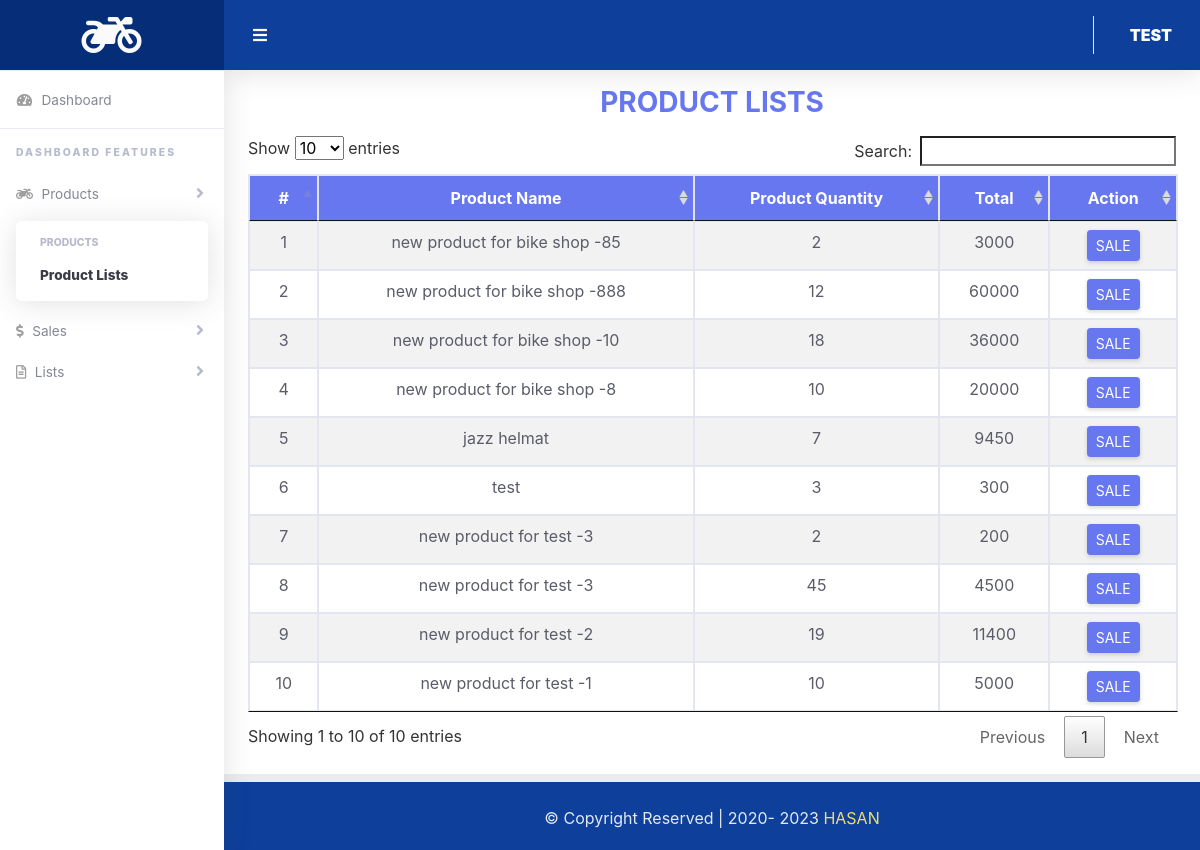
The page /product_list.php (signed in) on the database its author committed.
### tables this page shows
CREATE TABLE `tbl_product` (
  `product_id` int(11) NOT NULL,
  `product_name` varchar(255) NOT NULL,
  `product_price` float(20,2) NOT NULL,
  `product_quantity` int(100) NOT NULL,
  `product_total` varchar(255) NOT NULL
);

### inc/session.php (called while the page is built, shortened)
<?php
class Session{
        public static function get($key){
            if(isset($_SESSION[$key])) {
                return $_SESSION[$key];
            }else {
                return false;
            }
        }
    }
?>

### inc/db_con.php (called while the page is built, shortened)
<?php
class Database
{
	public $host   = DB_HOST;
	public $user   = DB_USER;
	public $pass   = DB_PASS;
	public $dbname = DB_NAME;
	public $link;
	private function connectDB()
	{
		$this->link = new mysqli($this->host, $this->user, $this->pass, $this->dbname);
	}
	public function select($query)
	{
		$result = $this->link->query($query) or die($this->link->error . __LINE__);
		if ($result->num_rows > 0) {
			return $result;
		} else {
			return false;
		}
	}
}

### product_list.php (the view, shortened to what this page needs)
<?php include "inc/header.php"; ?>
<div class="container-fluid bg-white mt-0">
    <div class="pb-3">
        <table id="sort_product" class="bg-light table table-striped table-bordered table-hover">
            <h1 class="h3 mb-0 text-primary bg-light text-center py-3 font-weight-bold">PRODUCT LISTS</h1>
            <thead>
                <tr class="bg-primary text-white text-center">
                    <th scope="col">#</th>
                    <th scope="col">Product Name</th>
                    <th scope="col">Product Quantity</th>
                    <th scope="col">Total</th>
                    <th scope="col">Action</th>
                </tr>
            </thead>
            <tbody class="text-dark">
                <?php
                $query = "SELECT * FROM tbl_product order by product_id desc";
                $category = $db->select($query);
                if ($category) {
                    $sn = 1;
                    while ($result = $category->fetch_assoc()) {
                ?>
                        <tr class="text-center">
                            <td><?php echo $sn;
                                $sn++;   ?></td>
                            <td><?php echo $result['product_name']; ?></td>
                            <td><?php echo $result['product_quantity']; ?></td>
                            <td><?php echo $result['product_total']; ?></td>
                            <td>
                                <a onclick="return confirm('READY TO SALE !');" href="new_sale.php?sale_id=<?php echo $result['product_id']; ?>" class="btn btn-primary btn-sm">SALE
                                </a>
                            </td>
                        </tr>
                <?php
                    }
                } ?>
            </tbody>
        </table>
    </div>
</div>
<?php include "inc/footer.php"; ?>

### inc/header.php (shortened to what this page needs)
<?php
include "session.php";
?>
<?php
include "db_con.php";
?>
<?php
$db = new Database();
?>
<?php
$nav_active_action = basename($_SERVER['PHP_SELF'], ".php");
?>
<!DOCTYPE html>
<html lang="en">
<head>
    <link href="fontawesome-free/css/all.min.css" rel="stylesheet" type="text/css" />
    <link href="css/bootstrap.min.css" rel="stylesheet" type="text/css" />
    <link rel="stylesheet" href="css/jquery.dataTables.min.css">
    <link rel="stylesheet" href="css/dashboard.css" />
</head>
<body id="page-top">
    <div id="wrapper">
        <ul class="navbar-nav sidebar sidebar-light accordion" id="accordionSidebar">
            <a class="sidebar-brand d-flex align-items-center justify-content-center" href="dashboard.php">
                <div class="sidebar-brand-icon">
                    <i class="fa fa-motorcycle fa-3x"></i>
                </div>
            </a>
            <hr class="sidebar-divider my-0" />
            <li class="nav-item <?php if ($nav_active_action == "dashboard") {
                                    echo "active";
                                } else {
                                    echo "noactive";
                                } ?>">
                <a class="nav-link" href="dashboard.php">
                    <i class="fas fa-fw fa-tachometer-alt"></i>
                    <span>Dashboard</span></a>
            </li>
            <hr class="sidebar-divider" />
            <div class="sidebar-heading mb-1">Dashboard Features</div>
            <li class="nav-item">
                <a class="nav-link collapsed" href="#" data-toggle="collapse" data-target="#Company" aria-expanded="true" aria-controls="collapseBootstrap">
                    <i class="fas fa-motorcycle" aria-hidden="true"></i>
                    <span>Products </span>
                </a>
                <div id="Company" class="collapse <?php if ($nav_active_action == "add_product" or $nav_active_action == "product_list") {
                                                        echo "show";
                                                    } else {
                                                        echo "notahow";
                                                    } ?>" aria-labelledby="headingBootstrap" data-parent="#accordionSidebar">
                    <div class="bg-white py-2 collapse-inner rounded">
                        <h6 class="collapse-header">Products</h6>
                        <a class="collapse-item <?php if ($nav_active_action == "product_list") {
                                                    echo "active";
                                                } else {
                                                    echo "noactive";
                                                } ?>" href="product_list.php">Product Lists</a>
                    </div>
                </div>
            </li>
            <li class="nav-item">
                <a class="nav-link collapsed" href="#" data-toggle="collapse" data-target="#Managers" aria-expanded="true" aria-controls="collapseBootstrap">
                    <i class="fas fa-dollar-sign"></i>
                    <span>Sales</span>
                </a>
            </li>
            <li class="nav-item">
                <a class="nav-link collapsed" href="#" data-toggle="collapse" data-target="#list" aria-expanded="true" aria-controls="collapseBootstrap">
                    <i class="far fa-file-alt" aria-hidden="true"></i>
                    <span>Lists</span>
                </a>
            </li>
        </ul>
        <div id="content-wrapper" class="d-flex flex-column">
            <div id="content">
                <nav class="navbar navbar-expand navbar-light bg-navbar topbar static-top">
                    <button id="sidebarToggleTop" class="btn btn-link rounded-circle mr-3">
                        <i class="fa fa-bars"></i>
                    </button>
                    <ul class="navbar-nav ml-auto">
                        <li class="nav-item dropdown no-arrow">
                            <a class="nav-link dropdown-toggle" href="#" id="userDropdown" role="button" data-toggle="dropdown" aria-haspopup="true" aria-expanded="false">
                                <span class="ml-2 d-none d-lg-inline text-white font-weight-bold"> <strong class="text-uppercase"><?php echo Session::get('username'); ?></strong></span>
                            </a>
                        </li>
                    </ul>
                </nav>

### inc/footer.php (shortened to what this page needs)
</div>
<footer class="bg-accent mt-2">
    <div class="text-center pt-4 pb-1">
        <p class='text-light'> &copy; Copyright Reserved | 2020-
            <?php echo date('Y'); ?> <span style="color: #EFDF67;">HASAN</span></p>
    </div>
</footer>
</div>
</div>
</body>
</html>

### rows shown on the page
tbl_product: product_name "new product for bike shop -85", product_quantity "2", product_total "3000"
tbl_product: product_name "new product for bike shop -888", product_quantity "12", product_total "60000"
tbl_product: product_name "new product for bike shop -10", product_quantity "18", product_total "36000"
tbl_product: product_name "new product for bike shop -8", product_quantity "10", product_total "20000"
tbl_product: product_name "jazz helmat", product_quantity "7", product_total "9450"
tbl_product: product_name "test", product_quantity "3", product_total "300"
tbl_product: product_name "new product for test -3", product_quantity "2", product_total "200"
tbl_product: product_name "new product for test -3", product_quantity "45", product_total "4500"
tbl_product: product_name "new product for test -2", product_quantity "19", product_total "11400"
tbl_product: product_name "new product for test -1", product_quantity "10", product_total "5000"

### other values the page prints
Session::get('username') "TEST"
